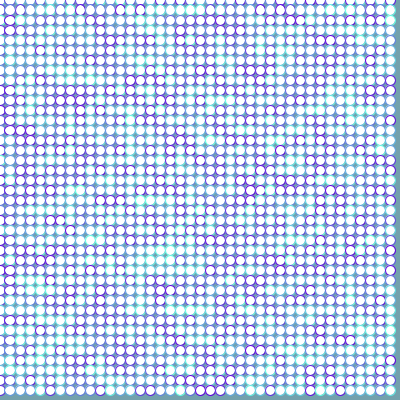
Frame 1 (no input)
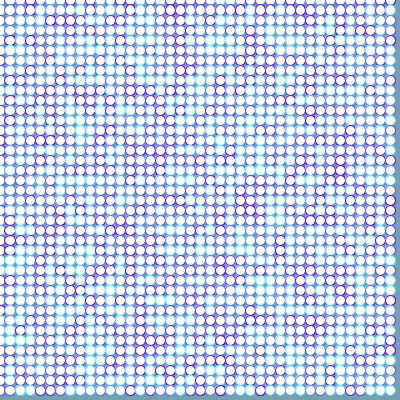
Frame 60 (the mouse pressed at the canvas centre just before this capture)
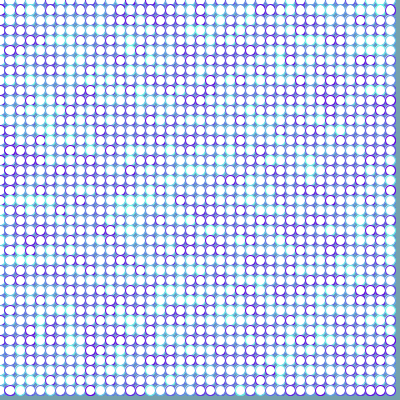
Frame 120 (the mouse held since frame 60 and released just before this capture)

The Processing sketch that drew these frames (run headless with seeded random() and noise(); from frame 60 on, the mouse is pressed at the canvas centre):

// Processing sketch: processing_92975
// ── processing_92975.pde

// © Laura Tjho
// 60-257 Hw Assignment 8 

int x, y, dx, dy, phase;
float wd, ht;

void setup()
{
  size(400,400);
  background (115, 161, 173);
  smooth();
  
  y=0;
  dx=30;
  dy=20;
  
  wd= width*.3;
  ht= height*.3;
}

void draw()
{
  if (phase == 0)
  {
    rain();
  }
  else if (phase == 1)
  {
    snow();
    y=(y+dy) % height;
  } 
}

void snow()
{
  int x = 0;
  while (x < width) 
  {
    noStroke();
    fill (255, random(226), 0);
    ellipse(x, y, wd/8, ht/8);
    x= x+dx;
  }
}

void rain()
{
  for (int l=0; l < width; l = l+10) 
  {
    for (int m=0; m < height; m = m+10)
    {
      strokeWeight(1);
      stroke(98, random(255), 227);
      ellipse(l, m, wd/12, ht/12);
    }
  }
}

void keyPressed()
{
  if (key == ' ')
  {
    phase = 1;
    background (247, 146, 77);
  }
  
  if (key == 'f')
  {
    phase = 0;
  }
}
